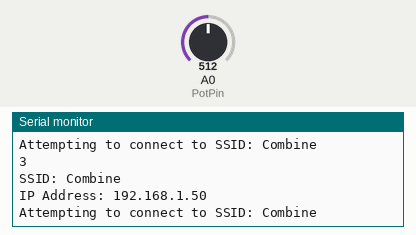
Simulated run of this sketch. Board: Arduino Mega 2560, built with avr-gcc and run on an emulated ATmega2560. On the bench: the last lines printed to the serial monitor. Inputs (shaded band) come from the test bench; at power-on: A0 (PotPin) = 512. WiFi joins after 1.5 s; servers stay silent unless stated; storage starts empty.

Above: at 2.7 s.
2.8 s: A0 (PotPin) set to 716
At 3.9 s:
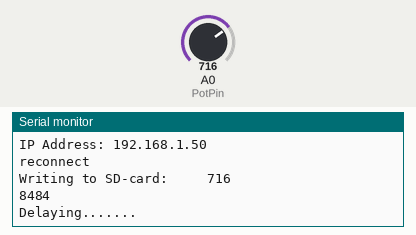
11.4 s: A0 (PotPin) set to 900
At 12.3 s:
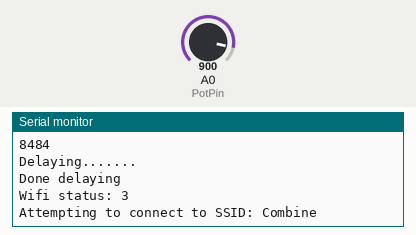

The sketch:

WIFI_SD.ino
```cpp
// Include SoftwareSerial and Wifi library
#include <SoftwareSerial.h>
#include "WiFiEsp.h"
#include <string.h>
#include <SD.h>
#include <avr/pgmspace.h>
#include "ThingSpeak.h"


////////////////////////////////////
//          WIFI SETTINGS         //
////////////////////////////////////

// Create WiFi module object on GPIO pin 22 (RX) and 24 (TX)
SoftwareSerial SerialWifi(22, 24);
WiFiEspClient client;


// Declare and initialise global arrays for WiFi settings
char ssid[] = "Combine";
char pass[] = "plasmakorv";
char server[] = "api.pushingbox.com";
char cmd[100];

// Declare and initialise variable for radio status
int status = WL_IDLE_STATUS;

////////////////////////////////////
//      ThingSpeak SETTINGS       //
////////////////////////////////////

unsigned long myChannelNumber  = 420692; // Channel ID
const char * myWriteAPIKey = "A86F3R21OEZKIIQQ";  // Channel API-key

////////////////////////////////////
//          SD SETTINGS           //
///////////////////////////////////
File BackupFile;
int SD_pin = 53;

enum months  {Jan, Feb, Mar, Apr, May, Jun, Jul, Aug, Sep, Oct, Nov, Dec};
months switch_month;
struct DateandTime {
  char month_buf[3];
  String month;
  int year;
  unsigned day;
  byte hour;
  byte minute;
  byte second;
} DT;


////////////////////////////////////
//          MISC SETTINGS         //
///////////////////////////////////

int PotPin = A0;
int delaySeconds = 10;
int loopTime = delaySeconds * 1000;

// counters for data saving
int countPush = 10;
int countTS = 10;


////////////////////////////////////
//          SETUP                 //
///////////////////////////////////
void setup() {

  // Initialize serial for SerialWifiging
  Serial.begin(115200);

  // Initialize serial for ESP module
  Serial1.begin(9600);

  // Initialize SD-card
  SDinit(SD_pin);

  // Connect to wifi
  connectToWiFi();

  // Initialize ThingSpeak
  ThingSpeak.begin(client);

}


////////////////////////////////////
//          LOOP                  //
///////////////////////////////////
void loop() {

  int timeMillis=millis();

  // Check wifi connection
  checkWiFiConnection();

  // Get current time from web
  if(WiFi.status()==1){
  webTime(client);
  }

    // Read sensor value
  int P = analogRead(PotPin);

  // Write to ThingSpeak
  if (countTS >= 2 && WiFi.status()==1) {
    long TS_begin = millis();
    ThingSpeak.setField(1, P );
    ThingSpeak.writeFields(myChannelNumber, myWriteAPIKey);
    countTS = 0;
    long TS_end = millis();
    long TS_time = TS_end - TS_begin;
    Serial.print("Time for TS:");
    Serial.println(TS_time);
  }

  // Write to google spreadsheet
  if (countPush >= 9 && WiFi.status()==1) {
    long GG_begin= millis();
    sendToSpreadsheet(P);
    countPush = 0;
    long GG_end = millis();
    long GG_time = GG_end - GG_begin;
    Serial.print("Time for GG:");
    Serial.println(GG_time);
  }

  // Write to SD-card
  SDwrite(P);

  countPush++;
  countTS++;

  // Ensuring steady frequency of the program loop

  int Delay = loopTime - (int)(millis() - timeMillis);
  Serial.println(Delay);
  if (Delay < loopTime && Delay > 0) {
    Serial.println("Delaying.......");
    delay(Delay);
  }
  Serial.println("Done delaying");

  Serial.print("Wifi status: ");
  Serial.println(WiFi.status());
}

////////////////////////////////////
//       Functions - WIFI         //
///////////////////////////////////

void checkWiFiConnection() {
  if (WiFi.status() != 1) {
    status = WL_IDLE_STATUS;
    connectToWiFi();
    Serial.println("reconnect");
  }
}

void sendToSpreadsheet(int P) {

  // Constructing GET request string
  sprintf(cmd, "GET /pushingbox?devid=vAADBEE37B57A997&status=%d HTTP/1.1", P);
//  Serial.println(cmd);
 // Serial.println(F("Starting connection to server..."));

  // if you get a connection, report back via serial
  if (client.connect(server, 80)) {
   // Serial.println(F("Connected to server"));
    // Make a HTTP request
    client.println(cmd);
    client.println(F("Host: api.pushingbox.com"));
    client.println(F("Connection: close"));
    client.println();
    client.stop();
  }
}

//////////////////////////////////////////////////////////////////////

void connectToWiFi()
{
  // Initialize ESP module
  WiFi.init(&Serial1);

  // Check for the presence of the shield
  if (WiFi.status() == WL_NO_SHIELD) {

    Serial.println(F("WiFi shield not present"));
    status = WL_NO_SHIELD;
  }

  // Attempt to connect to WiFi network
  if (status != WL_CONNECTED && status != WL_NO_SHIELD) {
    Serial.print(F("Attempting to connect to SSID: "));
    Serial.println(ssid);

    // Connect to WPA/WPA2 network
    status = WiFi.begin(ssid, pass);
    Serial.println(status);
  }
  printWifiStatus();
}//connectToWiFi

//////////////////////////////////////////////////////////////////////

void printWifiStatus() {

  // Print the SSID of the network
  Serial.print("SSID: ");
  Serial.println(WiFi.SSID());

  // Print the IP address
  IPAddress ip = WiFi.localIP();
  Serial.print(F("IP Address: "));
  Serial.println(ip);

}// printWifiStatus

//////////////////////////////////////////////////////////////////////
void webTime (Client &client)
{
  unsigned long time = 0;

  // Just choose any reasonably busy web server, the load is really low
  if (client.connect("g.cn", 80))
  {
    // Make an HTTP 1.1 request which is missing a Host: header
    // compliant servers are required to answer with an error that includes
    // a Date: header.
    client.print(F("GET / HTTP/1.1 \r\n\r\n"));

    char buf[5];      // temporary buffer for characters
    client.setTimeout(5000);
    if (client.find((char *)"\r\nDate: ") // look for Date: header
        && client.readBytes(buf, 5) == 5) // discard day name
    {

      DT.day = client.parseInt();    // day number
      client.readBytes(buf, 1);    // discard
      client.readBytes(DT.month_buf, 3);    // month_buf
      String str(DT.month_buf);
      DT.month = str.substring(0, 3);
      DT.year = client.parseInt();    // year
      DT.hour = client.parseInt();   // hour
      DT.minute = client.parseInt(); // minute
      DT.second = client.parseInt(); // second

      //      }
    }
  }
  delay(10);
  client.flush();
  client.stop();

}


////////////////////////////////////
//       Functions - SD           //
///////////////////////////////////

// INITIALIZES SD CARD

void SDinit(int SD_pin)
{
  Serial.print(F("Initializing SD card..."));
  if (!SD.begin(SD_pin)) {
    Serial.println(F("Initialization SD-card failed!"));
    while (1);
  }
  Serial.println(F("Initialization SD-card done."));

  // Open file for writing
  BackupFile = SD.open("Backup.txt", FILE_WRITE);

  // If the file is open-write
  if (BackupFile)
  {
    BackupFile.print("Time\tMeasurement");
    BackupFile.println();
  }
  else {
    Serial.println(F("ERROR: File not found"));
  }
  BackupFile.close();
} // SD_init

//////////////////////////////////////////////////////////////////////
// WRITES CONTENT OF SG TO SD CARD
void SDwrite(int SG) {

String time_str;

  // Open file for writing
  BackupFile = SD.open("Backup.txt", FILE_WRITE);

  // If the file is open-write
  if (BackupFile)
  {
    // Write time
    if (WiFi.status() == 1) {
      time_str = String(DT.year) + "-" + DT.month + "-" + String(DT.day)+ ":" + String(DT.hour) + ":" + String(DT.minute) + ":" + String(DT.second);
      Serial.println(time_str);
      BackupFile.print(time_str);
    }
    else{
      BackupFile.print(millis());
    }

    BackupFile.print("\t");
    // Write Measurement value
    BackupFile.println(SG);

    Serial.print(F("Writing to SD-card: \t"));
    Serial.print(time_str);
    Serial.print("\t");
    // Write Measurement value
    Serial.println(SG);
  }
  else {
    Serial.println(F("ERROR: File not found"));
  }
  BackupFile.close();

} // Write to sd

//////////////////////////////////////////////////////////////////////
```

Measured:
- after the input at 2.8 s, the serial monitor: prints a new line after 0.25 s (image 1)
